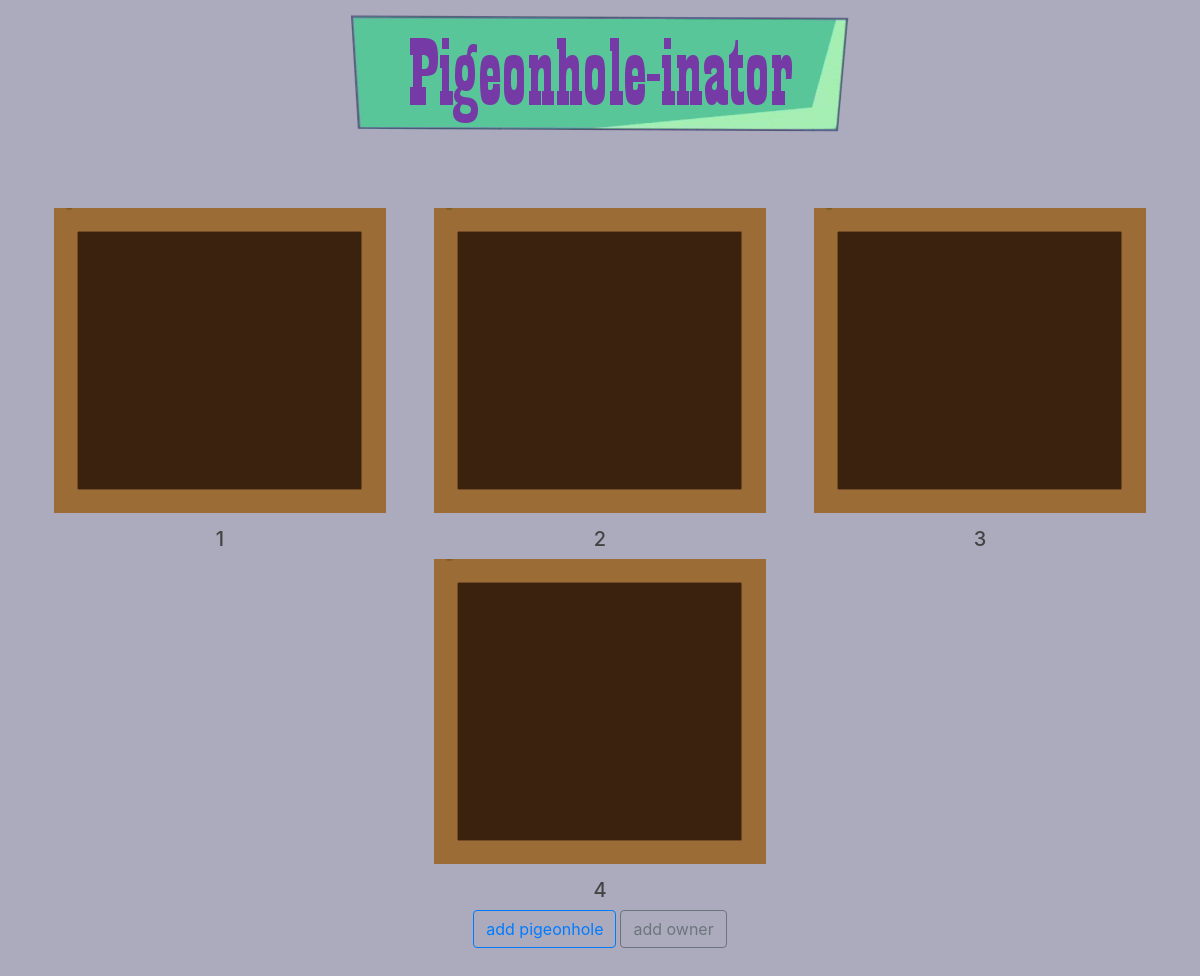
The app's page /, older data.
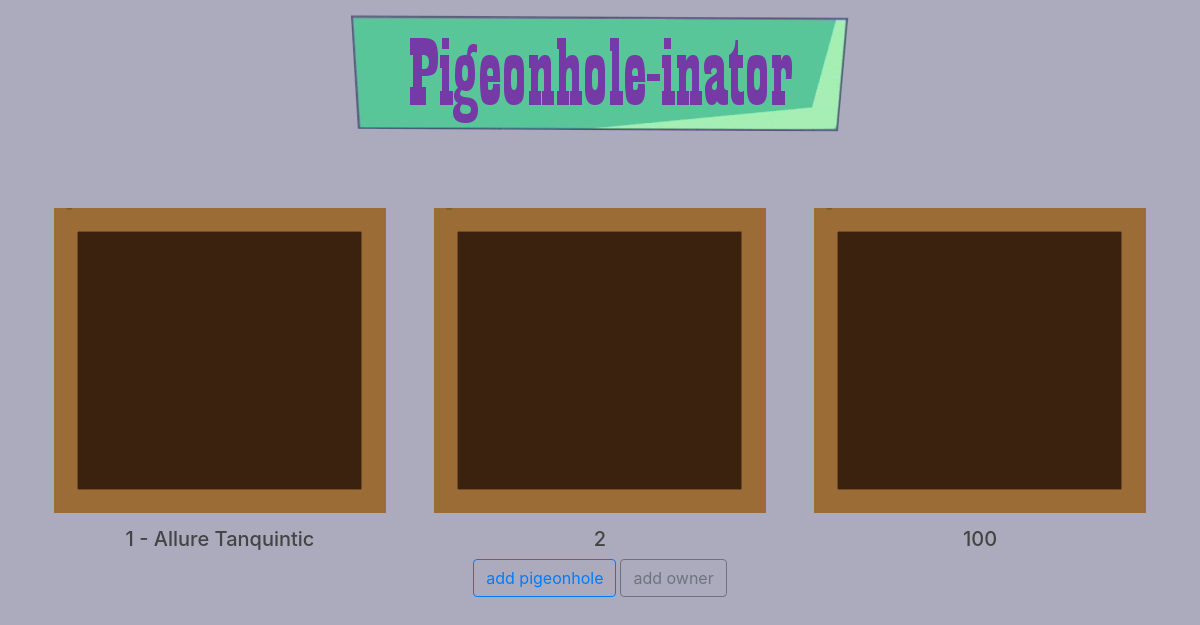
The same page, newer data.
### pigeonhole/models.py (models this page shows, shortened)
class Pigeonhole(models.Model):
	p_number = models.IntegerField('Pigeonhole number')
	item = models.BooleanField(default=False)

class Owner(models.Model):
	name = models.CharField(max_length = 100)
	email = models.EmailField()
	idNo = models.CharField(max_length=10)
	pigeonhole = models.OneToOneField(Pigeonhole, related_name = "owner", on_delete=models.CASCADE)
	def __str__(self):
		return self.name

### pigeonhole/views.py (the view)
# urls.py: path('', views.homepage, name = 'homepage'),
def homepage(request):
	context = {
		'pigeonhole' : Pigeonhole.objects.all().order_by('p_number'),
		'owner': Owner.objects.all(),
	}
	return render(request, 'pigeonhole/home.html', context)

### pigeonhole/templates/pigeonhole/home.html (shortened to what this page needs)
{% extends "pigeonhole/index.html" %}
{% load static %}
{% block content %}
	<div class="container" style="margin-top: 5em; padding-bottom: 2em;">
			{% for ph in pigeonhole %}
			    {% if forloop.first %}<div class="row">{% endif %}
			    <div class="col">
			    	<center>
		            <a class=hole data-toggle="modal" data-target="#ph-item{{ ph.pk }}">
					    <img class="hole" src="{% static 'pigeonhole/hole_one.png' %}" usemap="#hole"/>
					</a>
					<h5>
						{{ ph.p_number }}
						{% if ph.owner %}
							-  {{ph.owner}}
						{% endif %}
					</h5>
					</center>
		        </div>
			    {% if forloop.last %}</div>{% endif %}
			{% endfor %}
			<center>
			<a class="btn btn-outline-primary" href="{% url 'create-pigeonhole' %}">add pigeonhole</a>
			<a class="btn btn-outline-secondary" href = "{% url 'add-owner' %}"> add owner </a>
			</center>
	</div>
{% endblock %}

### pigeonhole/templates/pigeonhole/index.html (shortened to what this page needs)
{% load static %}
<!DOCTYPE html>
<html>
<head>
<link rel="stylesheet" href="https://maxcdn.bootstrapcdn.com/bootstrap/4.0.0/css/bootstrap.min.css">
<link rel="stylesheet" href="https://maxcdn.bootstrapcdn.com/bootstrap/4.3.1/css/bootstrap.min.css">
<link rel="stylesheet" type="text/css" href="{% static 'pigeonhole/main.css' %}">
</head>
<body>
  <header class="site-header">
    <center>
      <a class="logo" href="{% url 'homepage' %}">
        <img src = "{% static 'pigeonhole/logo.png' %}">
      </a>
    </center>
  </header>
  {% block content %}{% endblock %}
</body>
</html>

### pigeonhole/static/pigeonhole/main.css (style rules this page uses)
body { background: #acabbd; color: #333333; height: 100vh; font-size: 14px; align-items: center; padding: 1em; }
h1, h2, h3, h4, h5, h6 { color: #444444; }
.hole { margin-bottom: 1em; }

Row changes from the older to the newer data that the page shows:
removed Pigeonhole: p_number "1"
removed Pigeonhole: p_number "3"
removed Pigeonhole: p_number "4"
added Pigeonhole: p_number "1", owner "Allure Tanquintic"
added Pigeonhole: p_number "100"
